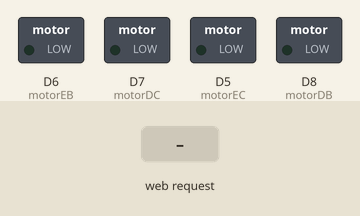
Simulated run of this sketch. Board: ESP8266 (NodeMCU). Shown: switched loads named in the sketch (green lamp = pin HIGH). The inputs (shaded band) are chosen by the test bench. WiFi joins after 1.5 s; servers stay silent unless stated; pins used as bus, display or sensor lines are not drawn.

Above: at 2.7 s.
2.8 s: HTTP request GET /up received
At 3.5 s:
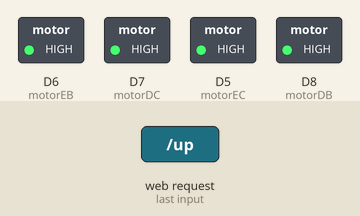
Timing chart, 0 to 5.8 s (numbered marks = the images above; inputs shaded):
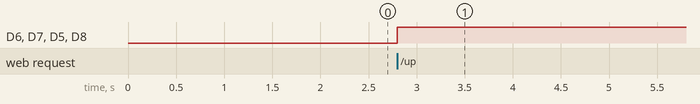

Measured:
- after the input at 2.8 s, D6 (motorEB), D7 (motorDC), D5 (motorEC), D8 (motorDB): LOW → HIGH at once

The sketch:

Pwm_PonteH_Motor.ino
```cpp
#include <ESP8266WiFi.h>

const char* ssid     = "LUCAS-BAESSE";
const char* password = "123456@lcs";

#define sleepHB1    D4   //Habilita a saída do Modulo DRV8833V
#define sleepHB2    D3   //Habilita a saída do Modulo DRV8833V

int motorEC = D5; //Motor Esquerda Cima
int motorEB = D6; //Motor Esquerda Baixo
int motorDC = D7; //Motor Direita Cima
int motorDB = D8; //Motor Direita Baixo

int velocidadeGeral =   0; //Velocidade Geral
int VelocidadeMotorEC = 650; //Velocidade Motor Esquerda Cima
int VelocidadeMotorEB = 650; //Velocidade Motor Esquerda Baixo
int VelocidadeMotorDC = 650; //Velocidade Motor Direita Cima
int VelocidadeMotorDB = 650; //Velocidade Motor Direita Baixo

IPAddress ip(192, 168, 43, 50);
IPAddress gateway(192, 168, 43, 1);
IPAddress subnet(255, 255, 255, 0);
WiFiServer server(80);

void setup() {

  Serial.begin(9600);
  WiFi.config(ip, gateway, subnet);
  WiFi.begin(ssid, password);

  while (WiFi.status() != WL_CONNECTED) {
    delay(500);
  }

  server.begin();

  pinMode(motorEC, OUTPUT); //Motor Esquerda Cima
  pinMode(motorEB, OUTPUT); //Motor Esquerda Baixo
  pinMode(motorDC, OUTPUT); //Motor Direita Cima
  pinMode(motorDB, OUTPUT); //Motor Direita Baixo
  pinMode(sleepHB1,OUTPUT); //Sleep Habilita Saída
  pinMode(sleepHB2,OUTPUT); //Sleep Habilita Saída

  digitalWrite(sleepHB1,HIGH);
  digitalWrite(sleepHB2,HIGH);

  //wifi_connect();
}

/*
  void wifi_connect() {
  Serial.println();
  Serial.println();
  Serial.print("Connecting to ");
  Serial.println(ssid);
  WiFi.mode(WIFI_STA);
  WiFi.begin(ssid, password);
  while (WiFi.status() != WL_CONNECTED){
    Serial.print(".");
    delay(500);
  }
  Serial.println("");
  Serial.println("WiFi connected");
  Serial.println("IP address: ");
  Serial.println(WiFi.localIP());
} */


void ControlarMotorEC( int velocidadeGeral, int VelocidadeEC, int motorEC ){

  analogWrite(motorEC, VelocidadeMotorEC);
  //digitalWrite(sleep, HIGH); //habilita

}

void ControlarMotorEB(int velocidadeGeral, int VelocidadeEB, int motorEB ){

  analogWrite(motorEB, VelocidadeMotorEB);
  //digitalWrite(sleep, HIGH); //habilita

}

void ControlarMotorDC(int velocidadeGeral, int VelocidadeDC, int motorDC ){

  analogWrite(motorDC, VelocidadeMotorDC);
  //digitalWrite(sleep, HIGH); //habilita

}

void ControlarMotorDB(int velocidadeGeral, int VelocidadeDB, int motorDB ){

  analogWrite(motorDB, VelocidadeMotorDB);
  //digitalWrite(sleep, HIGH); //habilita

}

void loop() {

  WiFiClient client = server.available();
  if (!client) {
    return;
  }

  while (!client.available()) {
    delay(1);
  }

  String req = client.readStringUntil('\r');
  client.flush();

  String buf = "";

  buf += "HTTP/1.1 200 OK\r\nContent-Type: text/html\r\n\r\n<!DOCTYPE HTML>\r\n<html>\r\n";
  buf += "<head><title>Drone de Segurança</title><style> body{background-color: rgb(247, 247, 247);} h1{color: rgb(0, 0, 0) } img {width: 90px; height: 90px; display:inline-block}</style></head>";
  buf += "<div style=background-color: rgb(255, 126, 20);><h1>Modos de Voo</h1></div>";
  buf += "<a href=\"?function=up\"><button><img src='https://image.flaticon.com/icons/png/512/120/120891.png'></button></a>";
  buf += "<a href=\"?function=down\"><button><img src=https://img-premium.flaticon.com/png/512/120/120890.png?token=exp=1623199028~hmac=be09e81e3bd7668704655a3bb70e4f3c'></button></a>";
  buf += "<div style='position: fixed; left: 0; bottom: 0; width: 100%; background-color: rgb(255, 126, 20); text-align: center;''>&#169;</div>";
  buf += "</html>\n";

  client.print(buf);
  client.flush();

  //RESPONDE À REQUISIÇÃO DO COMANDO DO SITE.

  if (req.indexOf("up") != -1) {

  ControlarMotorEC( 0, VelocidadeMotorEC, motorEC );
  ControlarMotorEB( 0, VelocidadeMotorEB, motorEB );
  ControlarMotorDC( 0, VelocidadeMotorDC, motorDC );
  ControlarMotorDB( 0, VelocidadeMotorDB, motorDB );
  }
    else if (req.indexOf("down") != -1) {

    ControlarMotorEC( 0, VelocidadeMotorEC, motorEC );
    ControlarMotorEB( 0, VelocidadeMotorEB, motorEB );
    ControlarMotorDC( 0, VelocidadeMotorDC, motorDC );
    ControlarMotorDB( 0, VelocidadeMotorDB, motorDB );
  }
  else {
    //REQUISIÇÃO INVALIDA
    client.stop();
  }
}
```
